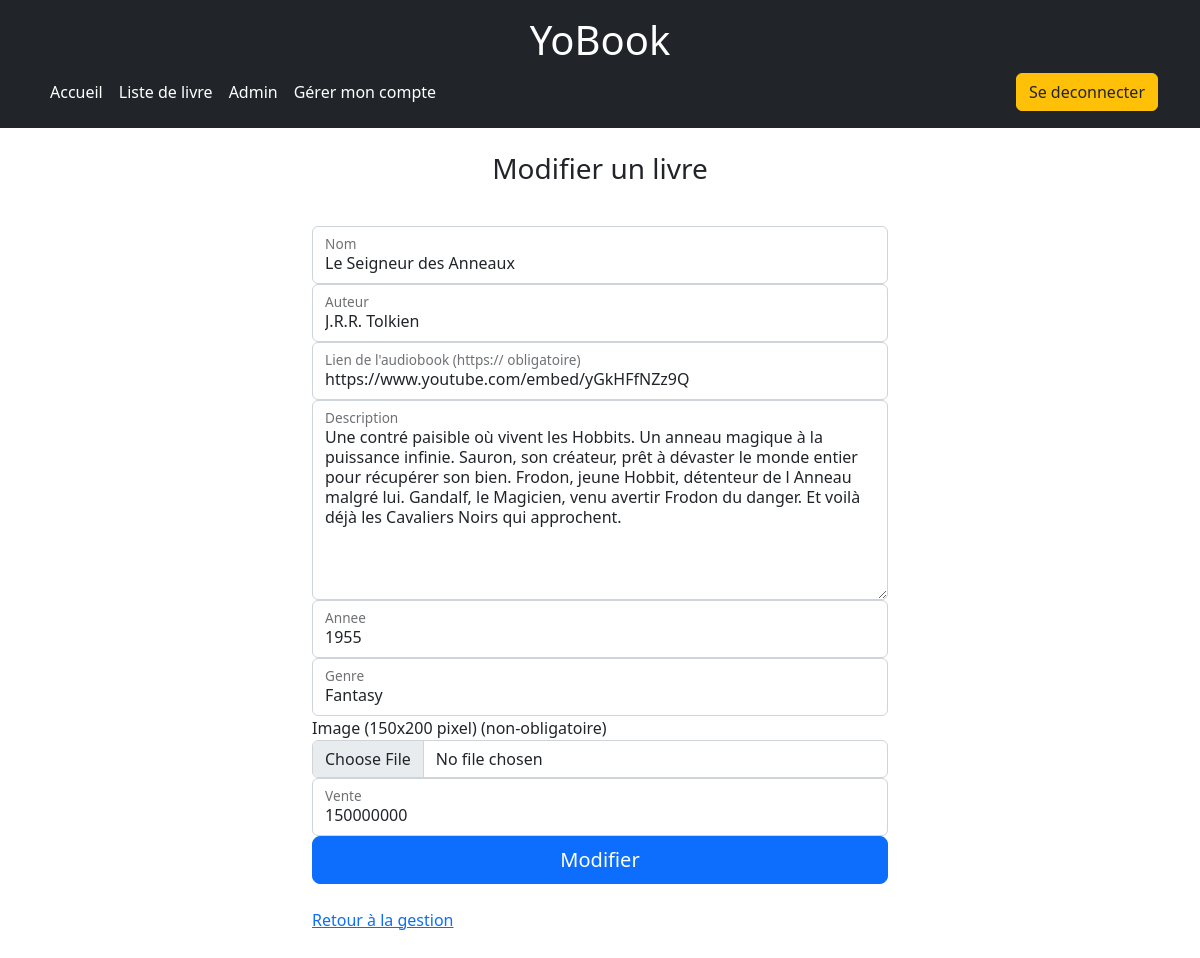
Screenshot of /index.php?uc=admin&action=modifierLivre&id=2 (signed in) with the database file from the repository.
### tables this page shows
CREATE TABLE `livre` (
  `idlivre` int(11) NOT NULL AUTO_INCREMENT,
  `nom` varchar(100) DEFAULT NULL,
  `annee` int(11) DEFAULT NULL,
  `description` varchar(10000) DEFAULT NULL,
  `auteur` varchar(100) DEFAULT NULL,
  `vente` int(11) DEFAULT NULL,
  `idgenre` int(11) NOT NULL,
  `image` varchar(100) DEFAULT NULL,
  `lien` varchar(300) DEFAULT NULL,
  `pdf` varchar(200) DEFAULT NULL,
  PRIMARY KEY (`idlivre`,`idgenre`),
  KEY `fk_livre_genre1_idx` (`idgenre`),
  CONSTRAINT `fk_livre_genre1` FOREIGN KEY (`idgenre`) REFERENCES `genre` (`idgenre`) ON DELETE NO ACTION ON UPDATE NO ACTION
);

### modeles/monPdo.php (called while the page is built, shortened)
<?php
class MonPdo
{
    private static $serveur = 'mysql:host=localhost';
    private static $bdd = 'dbname=dblivre';
    private static $user = 'test';
    private static $mdp = 'Super';
    private static $unPdo = null;
    private function __construct()
    {
        MonPdo::$unPdo = new PDO(MonPdo::$serveur . ';' . MonPdo::$bdd, MonPdo::$user, MonPdo::$mdp);
        MonPdo::$unPdo->query("SET CHARACTER SET utf8");
        MonPdo::$unPdo->setAttribute(PDO::ATTR_ERRMODE, PDO::ERRMODE_EXCEPTION);
    }
    public static function getInstance()
    {
        if (self::$unPdo == null) {
            self::$monPdo = new MonPdo();
        }
        return self::$unPdo;
    }
    public static function dbRun($sql, $param = null)
    {
        $statement = MonPdo::getInstance()->prepare($sql);
        $statement->execute($param);
        return $statement;
    }
}

### modeles/Livre.php (called while the page is built, shortened)
<?php
class Livre
{
    private $nom;
    private $annee;
    private $description;
    private $auteur;
    private $vente;
    private $idgenre;
    private $lien;
    public function getNom()
    {
        return $this->nom;
    }
    public function getAnnee()
    {
        return $this->annee;
    }
    public function getDescription()
    {
        return $this->description;
    }
    public function getAuteur()
    {
        return $this->auteur;
    }
    public function getVente()
    {
        return $this->vente;
    }
    public function getIdgenre(): int
    {
        return $this->idgenre;
    }
    public function getLien()
    {
        return $this->lien;
    }
    public static function findById(int $id)
    {
        $sql = "SELECT `idlivre`, `nom`, `annee`, `description`, `auteur`, `vente`, `idgenre`, `image`,`lien`,`pdf` FROM livre WHERE idlivre = ?;";
        $param = [$id];
        $statement = MonPdo::getInstance()->prepare($sql);
        $statement->execute($param);
        $statement->setFetchMode(PDO::FETCH_CLASS | PDO::FETCH_PROPS_LATE, 'Livre');
        return $statement->fetch();
    }
}

### modeles/Genre.php (the view, shortened to what this page needs)
<?php
class Genre
{
    public static function CreateSelectFromGenre($id)
    {
        $sql = "SELECT idgenre, genre FROM genre";
        $query = MonPDO::dbRun($sql, []);
        $dataGenre = $query->fetchAll(PDO::FETCH_KEY_PAIR);
        $output = "<select name='genre' class='form-control'>";
        foreach ($dataGenre as $key => $value) {
            $selected = ($id == $key) ? "selected" : "";
            $output .= "<option value='$key' $selected>$value</option>";
        }
        $output .= "</select>";
        return $output;
    }
}

### vues/admin/modifierLivre.php
<main class="form-signin">
    <div class="container w-50">
        <br>
        <h1 class="h3 mb-3 fw-normal text-center">Modifier un livre</h1>
        <br>
        <form method="POST" enctype="multipart/form-data">
            <div class="form-floating">
                <input type="text" class="form-control" id="nom" name="nom" value="<?= $modifierLivre->getNom() ?>" placeholder="Nom">
                <label for="floatingInput">Nom</label>
            </div>
            <div class="form-floating">
                <input type="text" class="form-control" id="auteur" name="auteur" value="<?= $modifierLivre->getAuteur() ?>" placeholder="Auteur">
                <label for="floatingInput">Auteur</label>
            </div>
            <div class="form-floating">
                <input type="text" class="form-control" id="lien" name="lien" value="<?= $modifierLivre->getLien() ?>" placeholder="Lien de l'audiobook (https:// obligatoire)">
                <label for="floatingInput">Lien de l'audiobook (https:// obligatoire)</label>
            </div>
            <div class="form-floating">
                <textarea class="form-control" style="height: 200px;" name="description" id="description" cols="30" rows="10" placeholder="Description"><?= $modifierLivre->getDescription() ?></textarea>
                <label for="floatingInput">Description</label>
            </div>
            <div class="form-floating">
                <input type="number" class="form-control" id="annee" name="annee" value="<?= $modifierLivre->getAnnee() ?>" placeholder="Annee">
                <label for="floatingInput">Annee</label>
            </div>
            <div class="form-floating">
                <?= Genre::CreateSelectFromGenre($modifierLivre->getIdgenre()) ?>
                <label for="floatingInput">Genre</label>
            </div>
            <label for="floatingInput">Image (150x200 pixel) (non-obligatoire)</label>
            <input type="file" class="form-control" name="image">
            <div class="form-floating">
                <input type="number" class="form-control" id="vente" name="vente" value="<?= $modifierLivre->getVente() ?>" placeholder="Vente">
                <label for="floatingInput">Vente</label>
            </div>
            <button class="w-100 btn btn-lg btn-primary" name="modifier" value="modifier" type="submit">Modifier</button>
        </form>
        <br>
        <a href="index.php?uc=admin&action=listLivres" class="link-primary">Retour à la gestion</a>
    </div>
</main>

### rows the page displays
livre: nom "Le Seigneur des Anneaux", auteur "J.R.R. Tolkien", lien "https://www.youtube.com/embed/yGkHFfNZz9Q", description "Une contré paisible où vivent les Hobbits. Un anneau magique à la puissance infinie. Sauron, son créateur, prêt à dévaster le monde entier pour récupérer son bien. Frodon, jeune Hobbit, détenteur de l Anneau malgré lui. Gandalf, le Magicien, venu avertir Frodon du danger. Et voilà déjà les Cavaliers Noirs qui approchent.", annee "1955", vente "150000000"

### other values shown
form field genre "Fantasy"
